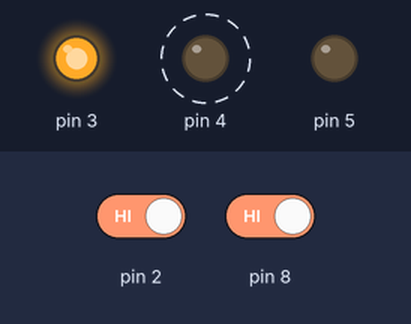
Simulated run of this sketch. Board: Arduino Uno, built with avr-gcc and run on an emulated ATmega328P. On the bench: output pins drawn as LEDs (lit = HIGH). Dashed ring = blinking. The test bench sets the inputs (shaded band); at power-on: pin 2 HIGH, pin 8 HIGH.

Above: at 4.4 s.
4.5 s: pin 2 driven LOW
At 4.95 s:
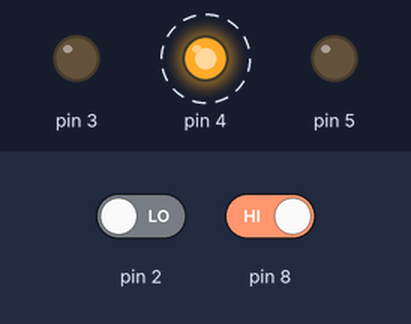
10.1 s: pin 8 driven LOW
At 11.6 s:
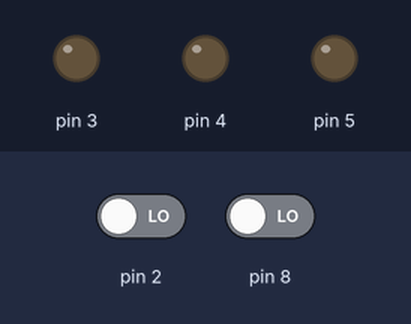
12.5 s: pin 8 driven HIGH
At 12.65 s:
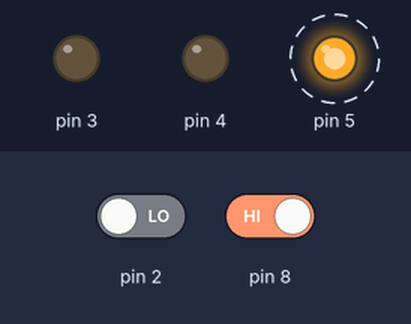
16.0 s: pin 2 driven HIGH
Timing chart, 0 to 20.5 s (numbered marks = the images above; inputs shaded):
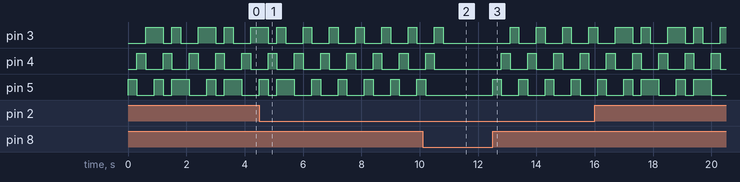

The sketch:

Wee01_Part02_Light_Indicatior.ino
```cpp
// C++ code
//
int Switchstate1 = 0;
int Switchstate2 = 0;

void setup()
{
  pinMode(3, OUTPUT);
  pinMode(4, OUTPUT);
  pinMode(5, OUTPUT);
  pinMode(2, INPUT);
  pinMode(8, INPUT);

}

void loop()
{
  Switchstate1 = digitalRead(8);
  Switchstate2 = digitalRead(2);

  if (Switchstate1 == LOW)
  {
    digitalWrite(3, LOW);
	digitalWrite(4, LOW);
	digitalWrite(5, LOW);
	}

  else
  {
    digitalWrite(3, LOW);
	digitalWrite(4, LOW);
    digitalWrite(5, HIGH);
  	delay(300);

    digitalWrite(3, LOW);
	digitalWrite(4, HIGH);
    digitalWrite(5, LOW);
  	delay(300);

    digitalWrite(3, HIGH);
	digitalWrite(4, LOW);
    digitalWrite(5, LOW);
  	delay(300);
  	}
  if (Switchstate2 == LOW)
  {
    digitalWrite(3, LOW);
	digitalWrite(4, LOW);
	digitalWrite(5, LOW);

	}
  else
  {
    digitalWrite(3, HIGH);
	digitalWrite(4, LOW);
    digitalWrite(5, HIGH);
  	delay(300);

    digitalWrite(3, LOW);
	digitalWrite(4, HIGH);
    digitalWrite(5, LOW);
  	delay(300);

    digitalWrite(3, HIGH);
	digitalWrite(4, LOW);
    digitalWrite(5, HIGH);
  	delay(300);
  	}
 }
```

Measured:
- after the input at 10.1 s, pin 3: goes on until 10.8 s, then stays LOW; pin 4: goes on until 10.5 s, then stays LOW; pin 5: goes on until 10.2 s, then stays LOW
- after the input at 12.5 s, pin 3: alternates HIGH for 0.30 s and LOW for 0.60 s, starting after 0.60 s; pin 4: alternates HIGH for 0.30 s and LOW for 0.60 s, starting after 0.30 s; pin 5: alternates HIGH for 0.30 s and LOW for 0.60 s, starting at once
- by itself, pin 3: repeats every 0.90 s: HIGH 0.30 s, LOW 0.60 s
- by itself, pin 4: alternates HIGH for 0.30 s and LOW for 0.60 s
